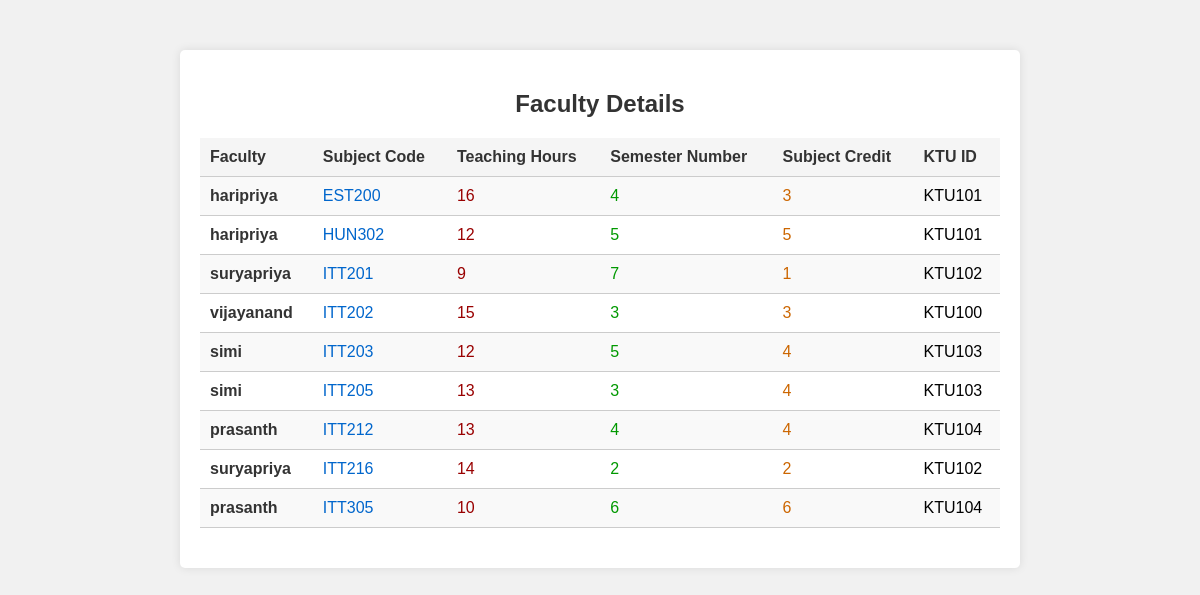
Page /view_fac.php on the committed database.
### tables this page shows
CREATE TABLE `subjects` (
  `faculty` varchar(100) DEFAULT NULL,
  `subject_code` varchar(50) NOT NULL,
  `semester` int(11) DEFAULT NULL,
  `teaching_hours` int(11) DEFAULT NULL,
  `subject_credit` int(11) DEFAULT NULL,
  `ktu_id` varchar(255) DEFAULT NULL
);

### view_fac.php (the view, shortened to what this page needs)
<!DOCTYPE html>
<html>
<head>
  <link rel="stylesheet" type="text/css" href="./css/view_fac.css">
</head>
<body>
  <div class="container">
    <h2>Faculty Details</h2>
    <table class="table">
      <tr>
        <th>Faculty</th>
        <th>Subject Code</th>
        <th>Teaching Hours</th>
        <th>Semester Number</th>
        <th>Subject Credit</th>
        <th>KTU ID</th>
      </tr>
      <?php
      $host = 'localhost:3306';
      $username = 'root';
      $password = 'root';
      $database = 'project';
      $conn = new mysqli($host, $username, $password, $database);
      $sql = "SELECT * FROM subjects";
      $result = $conn->query($sql);
      if ($result->num_rows > 0) {
        while ($row = $result->fetch_assoc()) {
          $faculty = $row['faculty'];
          $subject_code = $row['subject_code'];
          $teaching_hours = $row['teaching_hours'];
          $semester = $row['semester'];
          $subject_credit = $row['subject_credit'];
          $ktu_id = $row['ktu_id'];
          echo "<tr>";
          echo "<td class='faculty'>$faculty</td>";
          echo "<td class='subject-code'>$subject_code</td>";
          echo "<td class='teaching-hours'>$teaching_hours</td>";
          echo "<td class='semester-number'>$semester</td>";
          echo "<td class='subject-credit'>$subject_credit</td>";
          echo "<td class='ktu-id'>$ktu_id</td>";
          echo "</tr>";
        }
      } else {
        echo "<tr><td colspan='6'>No faculty details found.</td></tr>";
      }
      ?>
    </table>
  </div>
</body>
</html>

### css/view_fac.css (style rules this page uses)
body { font-family: Arial, sans-serif; background-color: #f1f1f1; }
.container { max-width: 800px; margin: 0 auto; padding: 20px; background-color: #fff; box-shadow: 0 0 10px rgba(0, 0, 0, 0.1); border-radius: 5px; margin-top: 50px; }
h2 { text-align: center; margin-bottom: 20px; color: #333; }
.table { width: 100%; border-collapse: collapse; margin-bottom: 20px; }
.table th, .table td { padding: 10px; text-align: left; border-bottom: 1px solid #ccc; }
.table th { background-color: #f5f5f5; color: #333; }
.table tr:nth-child(even) { background-color: #f9f9f9; }
.faculty { font-weight: bold; color: #333; }
.subject-code { color: #0066cc; }
.teaching-hours { color: #990000; }
.semester-number { color: #009900; }
.subject-credit { color: #cc6600; }

### rows in the picture
subjects: faculty "haripriya", subject_code "EST200", teaching_hours "16", semester "4", subject_credit "3", ktu "KTU101"
subjects: faculty "haripriya", subject_code "HUN302", teaching_hours "12", semester "5", subject_credit "5", ktu "KTU101"
subjects: faculty "suryapriya", subject_code "ITT201", teaching_hours "9", semester "7", subject_credit "1", ktu "KTU102"
subjects: faculty "vijayanand", subject_code "ITT202", teaching_hours "15", semester "3", subject_credit "3", ktu "KTU100"
subjects: faculty "simi", subject_code "ITT203", teaching_hours "12", semester "5", subject_credit "4", ktu "KTU103"
subjects: faculty "simi", subject_code "ITT205", teaching_hours "13", semester "3", subject_credit "4", ktu "KTU103"
subjects: faculty "prasanth", subject_code "ITT212", teaching_hours "13", semester "4", subject_credit "4", ktu "KTU104"
subjects: faculty "suryapriya", subject_code "ITT216", teaching_hours "14", semester "2", subject_credit "2", ktu "KTU102"
subjects: faculty "prasanth", subject_code "ITT305", teaching_hours "10", semester "6", subject_credit "6", ktu "KTU104"
